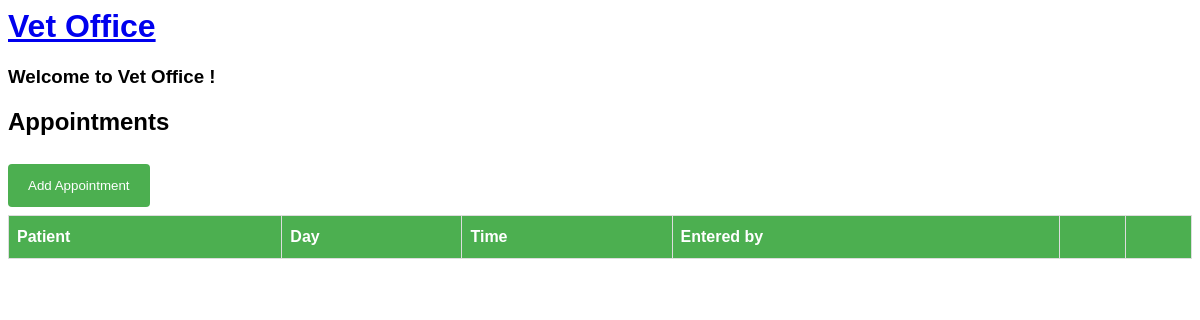
/appointment/list (signed in), run on an earlier commit of the app's database.
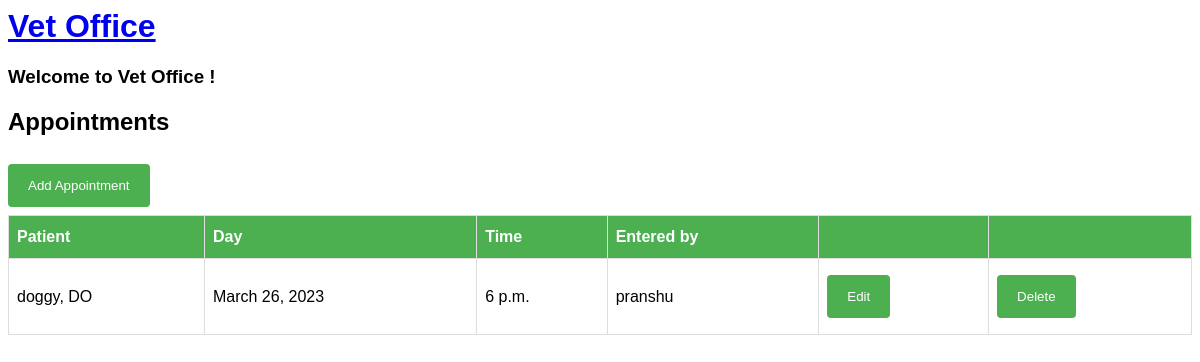
And on a later commit of the database.
### vetoffice/models.py (models this page shows, shortened)
class Appointment(models.Model):
    patient = models.ForeignKey(Patient, on_delete=models.CASCADE)
    day = models.DateField(auto_now=False, auto_now_add=False)
    time = models.TimeField(auto_now=False, auto_now_add=False)
    user = models.ForeignKey(
        User,
        models.SET_NULL,
        blank=True,
        null=True,
    )

class Patient(models.Model):
    DOG = 'DO'
    CAT = 'CA'
    BIRD = 'BI'
    REPTILE = 'RE'
    OTHER = 'OT'
    ANIMAL_TYPE_CHOICES = [
        (DOG, 'Dog'),
        (CAT, 'Cat'),
        (BIRD, 'Bird'),
        (REPTILE, 'Reptile'),
        (OTHER, 'Other'),
    ]
    animal_type = models.CharField(max_length=2, choices=ANIMAL_TYPE_CHOICES, default=OTHER)
    breed = models.CharField(max_length=200)
    pet_name = models.CharField(max_length=30)
    age = models.IntegerField(default=0)
    owner = models.ForeignKey(Owner, on_delete=models.CASCADE)
    def __str__(self):
        return self.pet_name + ", " + self.animal_type

### vetoffice/views.py (the view)
# urls.py: path("appointment/list", views.AppointmentList.as_view(), name="apptlist"),
class AppointmentList(LoginRequiredMixin, ListView):
  model = Appointment

### vetoffice/templates/vetoffice/appointment_list.html
{% extends './base.html' %}
{% block content %}
<h2>Appointments</h2>
<a href="{% url 'apptcreate' %}"><button class="btn">Add Appointment</button></a>
<table id="owners">
 <tr>
   <th>Patient</th>
   <th>Day</th>
   <th>Time</th>
   <th>Entered by</th>
   <th> </th>
   <th> </th>
 </tr>
 {% for appt in appointment_list %}
 <tr>
 <tr>
     <td>{{ appt.patient }}</td>
     <td>{{ appt.day }}</td>
     <td>{{ appt.time }}</td>
     <td>{{ appt.user }}</td>
     <td><a href="{% url 'apptupdate' appt.id%}"><button>Edit</button></a></td>
     <td><a href="{% url 'apptdelete' appt.id%}"><button>Delete</button></a></td>
 </tr>
 {% endfor %}
</table>
{% endblock %}

What changed in the data, as far as the page shows it:
added Appointment: patient "doggy, DO", day "March 26, 2023", time "6 p.m.", user "pranshu"
